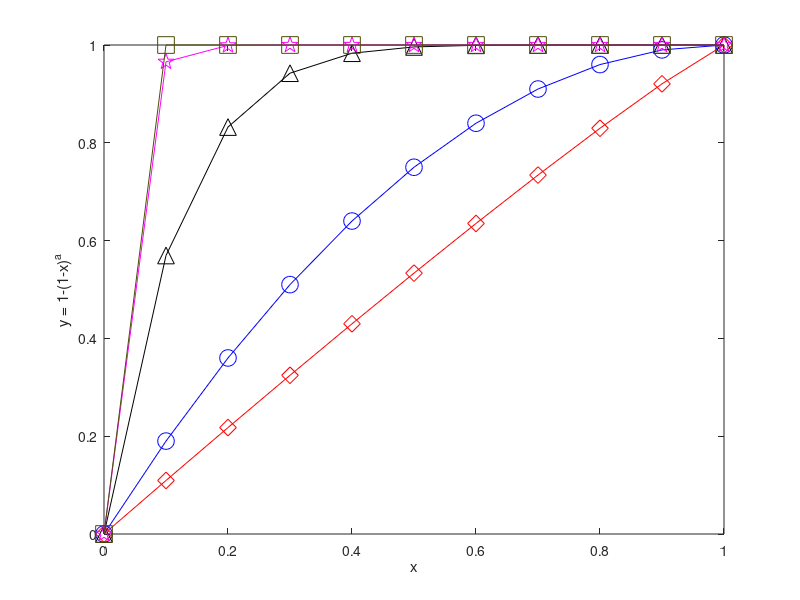

MATLAB code to generate this figure: (Note: this script raises an error after producing the figure.)


    %v = strcat(strcat('running_',int2str(i)),'.txt');

    x = 0:0.1:1;

    %RB = (1.1).^(1-x);
    RB = 1-(1-x).^(1.1);
    %subplot(1,2,1);
    %plot(N,CB,'-*r',N,WB,':pb');
    h=plot(x,RB,'-dr');
    set(h,'MarkerSize',12);
    set(gcf,'Position',[1 1 600 600]);
    %legend('Garg and K.','TPath',2);
    
    xlabel('x');
    %ylabel('total flow per second(byte)');
    ylabel('y = 1-(1-x)^a');
    %title('Flow Comparison');
    
    hold on;

%      %RB = 2.^(1-x);
%     RB = 1-(1-x).^(1.5);
%     h=plot(x,RB,'->m');
%     set(h,'MarkerSize',12);
    
    
    %RB = 2.^(1-x);
    RB = 1-(1-x).^2;
    h=plot(x,RB,'-ob');
    set(h,'MarkerSize',12);
    
  
    %RB = 4.^(1-x);
    RB = 1-(1-x).^8;
    h=plot(x,RB,'-^k');
    set(h,'MarkerSize',12);
    
  
    %RB = 8.^(1-x);
    RB = 1-(1-x).^32;
    h=plot(x,RB,'-pm');
    set(h,'MarkerSize',12);
    
    
     %RB = 16.^(1-x);
    RB = 1-(1-x).^100;
    h=plot(x,RB,'-sm');
    set(h,'Color',[0.3 0.3 0.025],'MarkerEdgeColor',[0.3 0.3 0.025],'MarkerSize',12);
    
%     C = load('linear-time-4800.txt');
%     RB = C(:,2);
%     h=plot(N,RB,'-sb');
%     set(h,'Color',[0.3 0.3 0.025],'MarkerEdgeColor',[0.3 0.3 0.025],'MarkerSize',12);
%     
%     C = load('linear-time-36000.txt');
%     RB = C(:,2);
%     plot(N,RB,'->b');
%     
%     C = load('linear-time-72000.txt');
%     RB = C(:,2);
%     plot(N,RB,'-<b');
%     
%     C = load('linear-time-144000.txt');
%     RB = C(:,2);
%     plot(N,RB,'-hb');
%     
    
     legend('a = 1.1','a = 2','a = 8','a = 32','a = 100',4);

%    legend('T = 300','T = 600','T = 1200','T = 2400','T = 4800','T = 36000','T = 72000','T = 144000',2);
    %
    %for t=(1:1:m-1)
   %     str  = [ 'PRatio:',num2str(RB(t)*100),'%' ]; 
   %     text(N(t),WB(t),['\leftarrow',str]);
   % end
   % str  = [ 'PRatio:',num2str(RB(m)*100),'%' ]; 
   % text(N(m)-24,WB(m),[str,'\rightarrow']);
    %
   % set(gcf, 'PaperPositionMode', 'manual');
   % set(gcf, 'PaperUnits', 'inches');
   % set(gcf, 'PaperPosition', [2 1 4 2]);
    x=[0 0.1 0.2 0.3 0.4 0.5 0.6 0.7 0.8 0.9 1];
    %set(gca,'xtick',xt);
    %set(gca,'xticklabel',xt);
    set(gca, 'XTick', [0 0.1 0.2 0.3 0.4 0.5 0.6 0.7 0.8 0.9 1]);
   set(gca,'XTickLabel',{'0' '0.1' '0.2' '0.3' '0.4' '0.5' '0.6' '0.7' '0.8' '0.9' '1'});
    set(gca, 'YTick', [0 0.1 0.2 0.3 0.4 0.5 0.6 0.7 0.8 0.9 1]);
   set(gca,'YTickLabel',{'0' '0.1' '0.2' '0.3' '0.4' '0.5' '0.6' '0.7' '0.8' '0.9' '1'});
   
    set(gca,'fontsize',16,'fontname','Times');
    set(get(gca,'xlabel'),'fontsize',18);
    set(get(gca,'ylabel'),'fontsize',18);
    set(get(gca,'title'),'fontsize',18);
    set(findobj(get(gca,'Children'),'LineWidth',0.5),'LineWidth',2);
    %v='pratio';
    %saveas(gcf,v,'eps');
    

